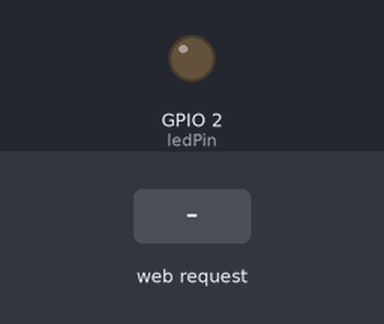
The sketch below on a simulated ESP32. On the bench: output pins drawn as LEDs (lit = HIGH). The test bench sets the inputs (shaded band). WiFi joins after 1.5 s; servers stay silent unless stated; what the sketch prints to the serial monitor is not drawn.

Above: at 3.2 s.
3.3 s: HTTP request GET /signal received
At 4.1 s:
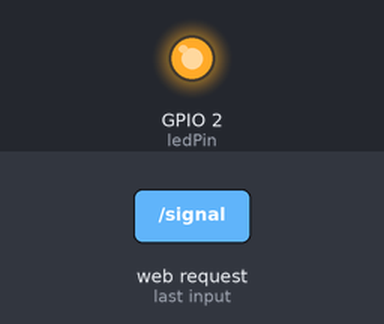
Timing chart, 0 to 6.3 s (numbered marks = the images above; inputs shaded):
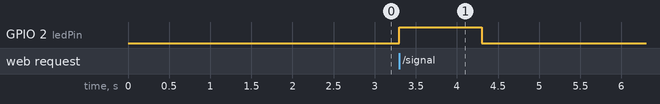

Measured:
- after the input at 3.3 s, GPIO 2 (ledPin): LOW → HIGH at once, → LOW 1.0 s later

The sketch:

Sending-remote-signal-wifi-for-a-ESP32.ino
```cpp
#include <WiFi.h>
#include <WiFiClient.h>
#include <WebServer.h>

const char *ssid = "";
const char *password = "";
const int ledPin = 2; // Led pin

WebServer server(80);

void handleRoot() {
  server.send(200, "text/html", "<button onclick=\"sendSignal()\">Enviar Sinal</button><script>function sendSignal() {fetch('/signal');}</script>");
}

void handleSignal() {
  digitalWrite(ledPin, HIGH); // Acende o LED
  delay(1000); // Espera 1 segundo
  digitalWrite(ledPin, LOW); // Desliga o LED
  server.send(200, "text/plain", "Sinal recebido!");
}

void setup() {
  Serial.begin(115200);
  pinMode(ledPin, OUTPUT); // Configura o pino do LED como saída
  WiFi.begin(ssid, password);
  while (WiFi.status() != WL_CONNECTED) {
    delay(1000);
    Serial.println("Connecting to WiFi..");
  }
  Serial.println("Connected to WiFi");

  server.on("/", handleRoot);
  server.on("/signal", handleSignal);

  Serial.println(WiFi.localIP());

  server.begin();
  Serial.println("HTTP server started");
}

void loop() {
  server.handleClient();
}
```
